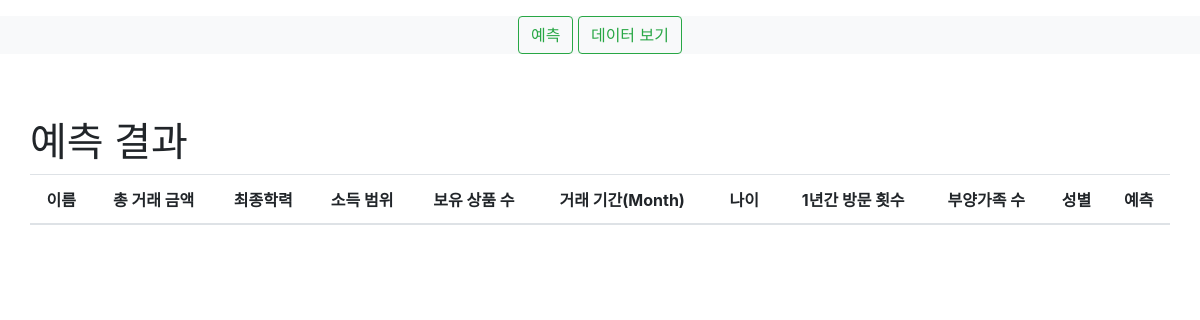
Before: /results/ with the older database file.
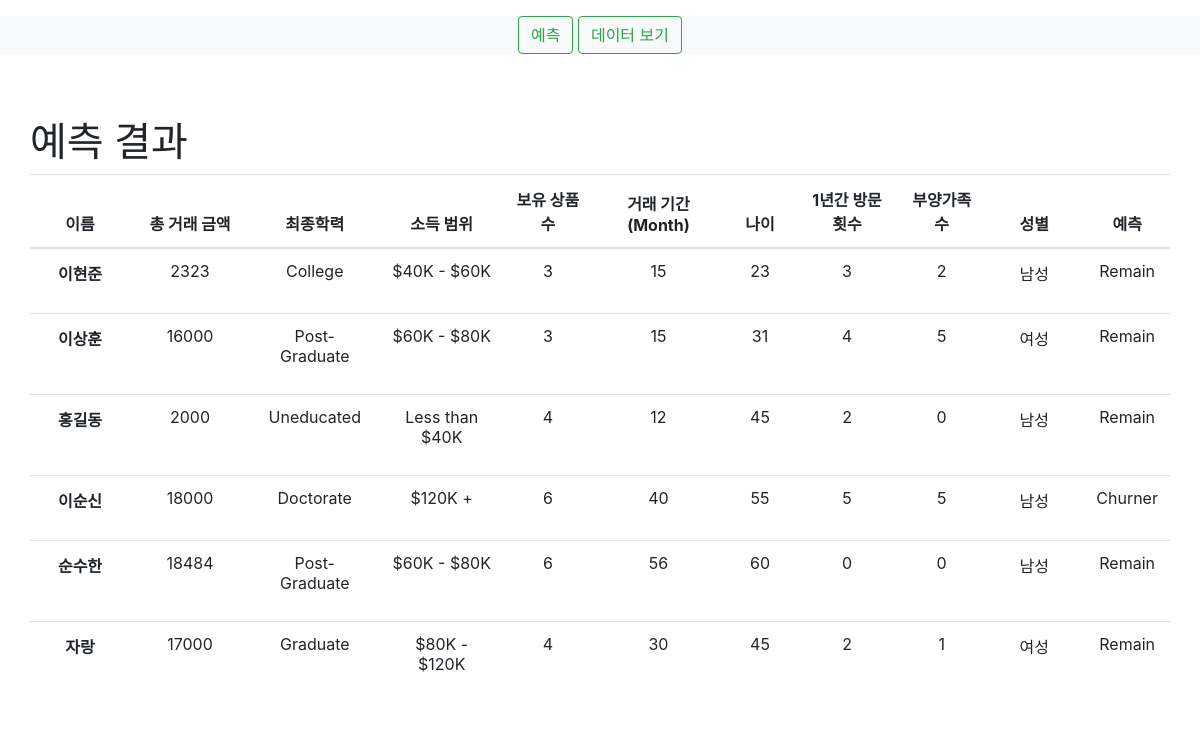
After: the same page with the newer database file.
### churner/models.py (models this page shows)
class PredResults(models.Model):
    username = models.CharField(max_length=10)
    Total_Trans_Amt  = models.IntegerField()
    Education_Level  = models.IntegerField()
    Income_Category  = models.IntegerField(null=True)
    Total_Relationship_Count  = models.IntegerField()
    Months_on_book  = models.IntegerField()
    Customer_Age  = models.IntegerField()
    Contacts_Count_12_mon  = models.IntegerField()
    Dependent_count  = models.IntegerField()
    Gender  = models.IntegerField()
    result = models.IntegerField()

### churner/views.py (the view)
# urls.py: path('results/', views.view_results, name='result'),
def view_results(request):
    data = {"dataset": PredResults.objects.all()}
    return render(request, "db.html", data)

### churner/templates/db.html
{% extends 'layout.html' %}
{% block content %}
    <div class="container pt-5">
        <div class="row">
        <h1>예측 결과</h1>
            <table class="table">
                <thead >
                <tr align="center">
                <th scope="col">이름</th>
                <th scope="col">총 거래 금액</th>
                <th scope="col">최종학력</th>
                <th scope="col">소득 범위</th>
                <th scope="col">보유 상품 수</th>
                <th scope="col">거래 기간(Month)</th>
                <th scope="col" width="70">나이</th>
                <th scope="col" >1년간 방문 횟수</th>
                <th scope="col">부양가족 수</th>
                <th scope="col">성별</th>
                <th scope="col">예측</th>
                </tr>
                </thead>
                <tbody align="center">
                {% for data in dataset %}
                    <tr>
                    <th scope="row" width="100">{{ data.username }}</th>
                    <td width="120">{{ data.Total_Trans_Amt }}</td>
                    <td>
                        {% if data.Education_Level == 0 %}
                            <p>Uneducated</p>
                        {% elif data.Education_Level == 1%}
                            <p>High School</p>
                        {% elif data.Education_Level == 2%}
                            <p>College</p>
                        {% elif data.Education_Level == 3%}
                            <p>Graduate</p>
                        {% elif data.Education_Level == 4%}
                            <p>Post-Graduate</p>
                        {% elif data.Education_Level == 5%}
                            <p>Doctorate</p>
                        {% endif %}
                    </td>
                    <td>
                        {% if data.Income_Category == 0 %}
                            <p>Less than $40K</p>
                        {% elif data.Income_Category == 1%}
                            <p>$40K - $60K</p>
                        {% elif data.Income_Category == 2%}
                            <p>$60K - $80K</p>
                        {% elif data.Income_Category == 3%}
                            <p>$80K - $120K</p>
                        {% elif data.Income_Category == 4%}
                            <p>$120K +</p>
                        {% endif %}
                    </td>
                    <td>{{ data.Total_Relationship_Count }}</td>
                    <td>{{ data.Months_on_book }}</td>
                    <td>{{ data.Customer_Age  }}</td>
                    <td>{{ data.Contacts_Count_12_mon  }}</td>
                    <td>{{ data.Dependent_count }}</td>
                    <td width="100">
                        {% if data.Gender == 1 %}
                            <p>여성</p>
                        {% else %}
                            <p>남성</p>
                        {% endif %}
                    </td>
                    <td>
                        {% if data.result == 1 %}
                            <p>Churner</p>
                        {% else %}
                            <p>Remain</p>
                        {% endif %}
                    </td>
                    </tr>
                {% endfor %}
                </tbody>
            </table>
        </div>
    </div>
{% endblock content %}

### churner/templates/layout.html (shortened to what this page needs)
<html>
    <head>
        <link rel="stylesheet" href="https://stackpath.bootstrapcdn.com/bootstrap/4.4.1/css/bootstrap.min.css">
    </head>
    <body>
        <nav class="bg-light mt-3" style="text-align:center">
        <form class="container-fluid justify-content-start">
            <a class="btn btn-outline-success me-2" href="/" role="button">예측</a>
            <a class="btn btn-outline-success me-2" href="/results" role="button">데이터 보기</a>
        </form>
        </nav>
        {% block content %}
        {% endblock content %}
    </body>
</html>

Changed rows visible on the page:
added PredResults: username "이현준", Total_Trans_Amt "2323", Education_Level "College", Income_Category "$40K - $60K", Total_Relationship_Count "3", Months_on_book "15", Customer_Age "23", Contacts_Count_12_mon "3", Dependent_count "2", Gender "남성", result "Remain"
added PredResults: username "이상훈", Total_Trans_Amt "16000", Education_Level "Post-Graduate", Income_Category "$60K - $80K", Total_Relationship_Count "3", Months_on_book "15", Customer_Age "31", Contacts_Count_12_mon "4", Dependent_count "5", Gender "여성", result "Remain"
added PredResults: username "홍길동", Total_Trans_Amt "2000", Education_Level "Uneducated", Income_Category "Less than $40K", Total_Relationship_Count "4", Months_on_book "12", Customer_Age "45", Contacts_Count_12_mon "2", Dependent_count "0", Gender "남성", result "Remain"
added PredResults: username "이순신", Total_Trans_Amt "18000", Education_Level "Doctorate", Income_Category "$120K +", Total_Relationship_Count "6", Months_on_book "40", Customer_Age "55", Contacts_Count_12_mon "5", Dependent_count "5", Gender "남성", result "Churner"
added PredResults: username "순수한", Total_Trans_Amt "18484", Education_Level "Post-Graduate", Income_Category "$60K - $80K", Total_Relationship_Count "6", Months_on_book "56", Customer_Age "60", Contacts_Count_12_mon "0", Dependent_count "0", Gender "남성", result "Remain"
added PredResults: username "자랑", Total_Trans_Amt "17000", Education_Level "Graduate", Income_Category "$80K - $120K", Total_Relationship_Count "4", Months_on_book "30", Customer_Age "45", Contacts_Count_12_mon "2", Dependent_count "1", Gender "여성", result "Remain"
